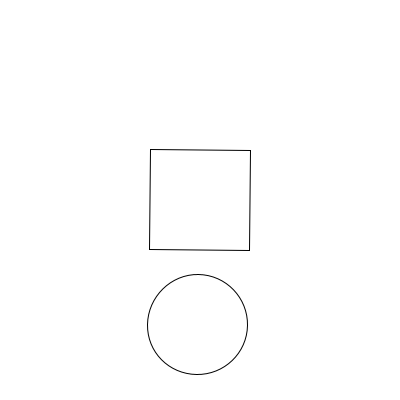
Frame 1 (no input)
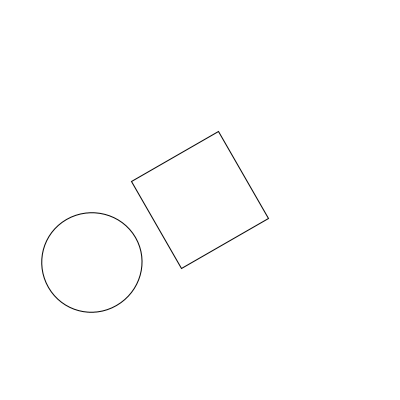
Frame 60 (the mouse pressed at the canvas centre just before this capture)
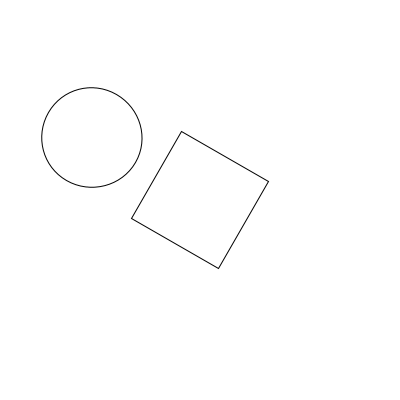
Frame 120 (the mouse held since frame 60 and released just before this capture)

The Processing sketch that drew these frames (run headless with seeded random() and noise(); from frame 60 on, the mouse is pressed at the canvas centre):

// Processing sketch: ejemplo1translate1
// ── ejemplo1translate1.pde
void setup() {
  size(400, 400);
}
void draw() {
  background(255);
  push();
  translate(width/2, height/2);
  rotate(radians(frameCount));
  rectMode(CENTER);
  rect(0, 0, 100, 100);
  ellipse(0, 125, 100, 100);
  pop();
}
